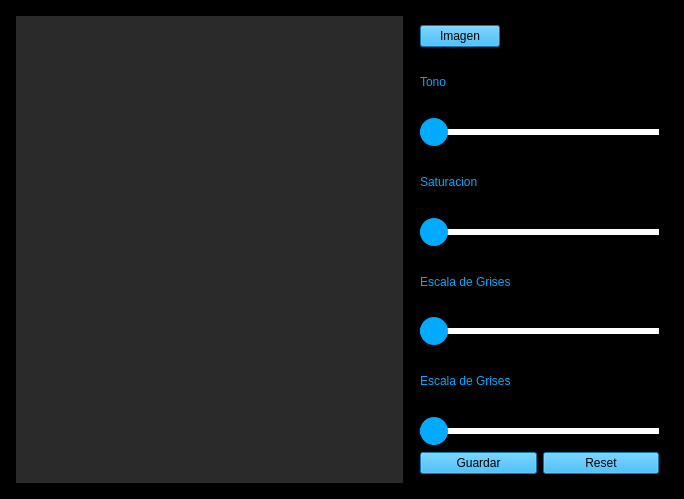
<?xml version="1.0" encoding="UTF-8"?>
<ui version="4.0">
 <class>MainWindow</class>
 <widget class="QMainWindow" name="MainWindow">
  <property name="geometry">
   <rect>
    <x>0</x>
    <y>0</y>
    <width>684</width>
    <height>499</height>
   </rect>
  </property>
  <property name="windowTitle">
   <string>ImageEditor</string>
  </property>
  <property name="windowIcon">
   <iconset>
    <normaloff>logo.png</normaloff>logo.png</iconset>
  </property>
  <property name="styleSheet">
   <string notr="true">background-color: rgb(0, 0, 0);</string>
  </property>
  <widget class="QWidget" name="centralwidget">
   <layout class="QVBoxLayout" name="verticalLayout">
    <property name="spacing">
     <number>5</number>
    </property>
    <property name="leftMargin">
     <number>5</number>
    </property>
    <property name="topMargin">
     <number>5</number>
    </property>
    <property name="rightMargin">
     <number>5</number>
    </property>
    <property name="bottomMargin">
     <number>5</number>
    </property>
    <item>
     <widget class="QFrame" name="frame">
      <property name="frameShape">
       <enum>QFrame::StyledPanel</enum>
      </property>
      <property name="frameShadow">
       <enum>QFrame::Raised</enum>
      </property>
      <layout class="QHBoxLayout" name="horizontalLayout" stretch="3,2">
       <item>
        <widget class="QFrame" name="frame_2">
         <property name="frameShape">
          <enum>QFrame::StyledPanel</enum>
         </property>
         <property name="frameShadow">
          <enum>QFrame::Raised</enum>
         </property>
         <layout class="QVBoxLayout" name="verticalLayout_2">
          <property name="spacing">
           <number>0</number>
          </property>
          <property name="leftMargin">
           <number>0</number>
          </property>
          <property name="topMargin">
           <number>0</number>
          </property>
          <property name="rightMargin">
           <number>0</number>
          </property>
          <property name="bottomMargin">
           <number>0</number>
          </property>
          <item>
           <widget class="QLabel" name="label_image">
            <property name="styleSheet">
             <string notr="true">background-color: rgb(42, 42, 42);</string>
            </property>
            <property name="text">
             <string/>
            </property>
           </widget>
          </item>
         </layout>
        </widget>
       </item>
       <item>
        <widget class="QFrame" name="frame_3">
         <property name="styleSheet">
          <string notr="true">QSlider::groove:horizontal {
    border: 1px solid #00aaff;
    height: 4px; 
    background: #00aaff; 
   }

QSlider::handle:horizontal {
    background: rgb(0, 170, 255);
    width: 28px;
	height:28px;
	left: 11px;
	right: 11px;
	margin: -12px; 
	border-radius:14px;
   }

QSlider::add-page:horizontal{
	background-color:white;
	border: 1px solid white;
	}

QLabel{
	color: rgb(0, 170, 255);
	font: 75 11pt &quot;MS Shell Dlg 2&quot;;
	}</string>
         </property>
         <property name="frameShape">
          <enum>QFrame::StyledPanel</enum>
         </property>
         <property name="frameShadow">
          <enum>QFrame::Raised</enum>
         </property>
         <layout class="QVBoxLayout" name="verticalLayout_3">
          <item>
           <layout class="QHBoxLayout" name="horizontalLayout_7">
            <item>
             <widget class="QPushButton" name="open_image">
              <property name="styleSheet">
               <string notr="true">background-color: rgb(0, 170, 255);
font: 87 12pt &quot;Arial Black&quot;;

</string>
              </property>
              <property name="text">
               <string>Imagen</string>
              </property>
             </widget>
            </item>
            <item>
             <spacer name="horizontalSpacer">
              <property name="orientation">
               <enum>Qt::Horizontal</enum>
              </property>
              <property name="sizeHint" stdset="0">
               <size>
                <width>40</width>
                <height>20</height>
               </size>
              </property>
             </spacer>
            </item>
           </layout>
          </item>

          <item>
             <widget class="QLabel" name="label">
              <property name="text">
               <string>Tono</string>
              </property>
             </widget>
            </item>
          <item>
           <layout class="QHBoxLayout" name="horizontalLayout_6">
            <item>
             <widget class="QSlider" name="slider_one">
              <property name="minimumSize">
               <size>
                <width>0</width>
                <height>30</height>
               </size>
              </property>
              <property name="maximum">
               <number>180</number>
              </property>
              <property name="orientation">
               <enum>Qt::Horizontal</enum>
              </property>
             </widget>
            </item>
           </layout>
          </item>

          <item>
             <widget class="QLabel" name="label_2">
              <property name="text">
               <string>Saturacion</string>
              </property>
             </widget>
            </item>
          <item>
           <layout class="QHBoxLayout" name="horizontalLayout_5">
            <item>
             <widget class="QSlider" name="slider_two">
              <property name="minimumSize">
               <size>
                <width>0</width>
                <height>30</height>
               </size>
              </property>
              <property name="maximum">
               <number>255</number>
              </property>
              <property name="orientation">
               <enum>Qt::Horizontal</enum>
              </property>
             </widget>
            </item>
           </layout>
          </item>

          <item>
             <widget class="QLabel" name="label_4">
              <property name="text">
               <string>Escala de Grises</string>
              </property>
             </widget>
            </item>
          <item>
           <layout class="QHBoxLayout" name="horizontalLayout_4">
            <item>
             <widget class="QSlider" name="slider_three">
              <property name="minimumSize">
               <size>
                <width>0</width>
                <height>30</height>
               </size>
              </property>
              <property name="maximum">
               <number>255</number>
              </property>
              <property name="orientation">
               <enum>Qt::Horizontal</enum>
              </property>
             </widget>
            </item>
           </layout>
          </item>

          <item>
             <widget class="QLabel" name="label_4">
              <property name="text">
               <string>Escala de Grises</string>
              </property>
             </widget>
            </item>
          <item>
           <layout class="QHBoxLayout" name="horizontalLayout_3">
            <item>
             <widget class="QSlider" name="slider_four">
              <property name="minimumSize">
               <size>
                <width>0</width>
                <height>30</height>
               </size>
              </property>
              <property name="maximum">
               <number>255</number>
              </property>
              <property name="orientation">
               <enum>Qt::Horizontal</enum>
              </property>
             </widget>
            </item>
           </layout>
          </item>
          
          <item>
           <layout class="QHBoxLayout" name="horizontalLayout_2">
            <item>
             <widget class="QPushButton" name="save_image">
              <property name="styleSheet">
               <string notr="true">background-color: rgb(0, 170, 255);
font: 87 12pt &quot;Arial Black&quot;;

</string>
              </property>
              <property name="text">
               <string>Guardar</string>
              </property>
             </widget>
            </item>
            <item>
             <widget class="QPushButton" name="reset_edit">
              <property name="styleSheet">
               <string notr="true">background-color: rgb(0, 170, 255);
font: 87 12pt &quot;Arial Black&quot;;

</string>
              </property>
              <property name="text">
               <string>Reset</string>
              </property>
             </widget>
            </item>
           </layout>
          </item>
         </layout>
        </widget>
       </item>
      </layout>
     </widget>
    </item>
   </layout>
  </widget>
 </widget>
 <resources/>
 <connections/>
</ui>
